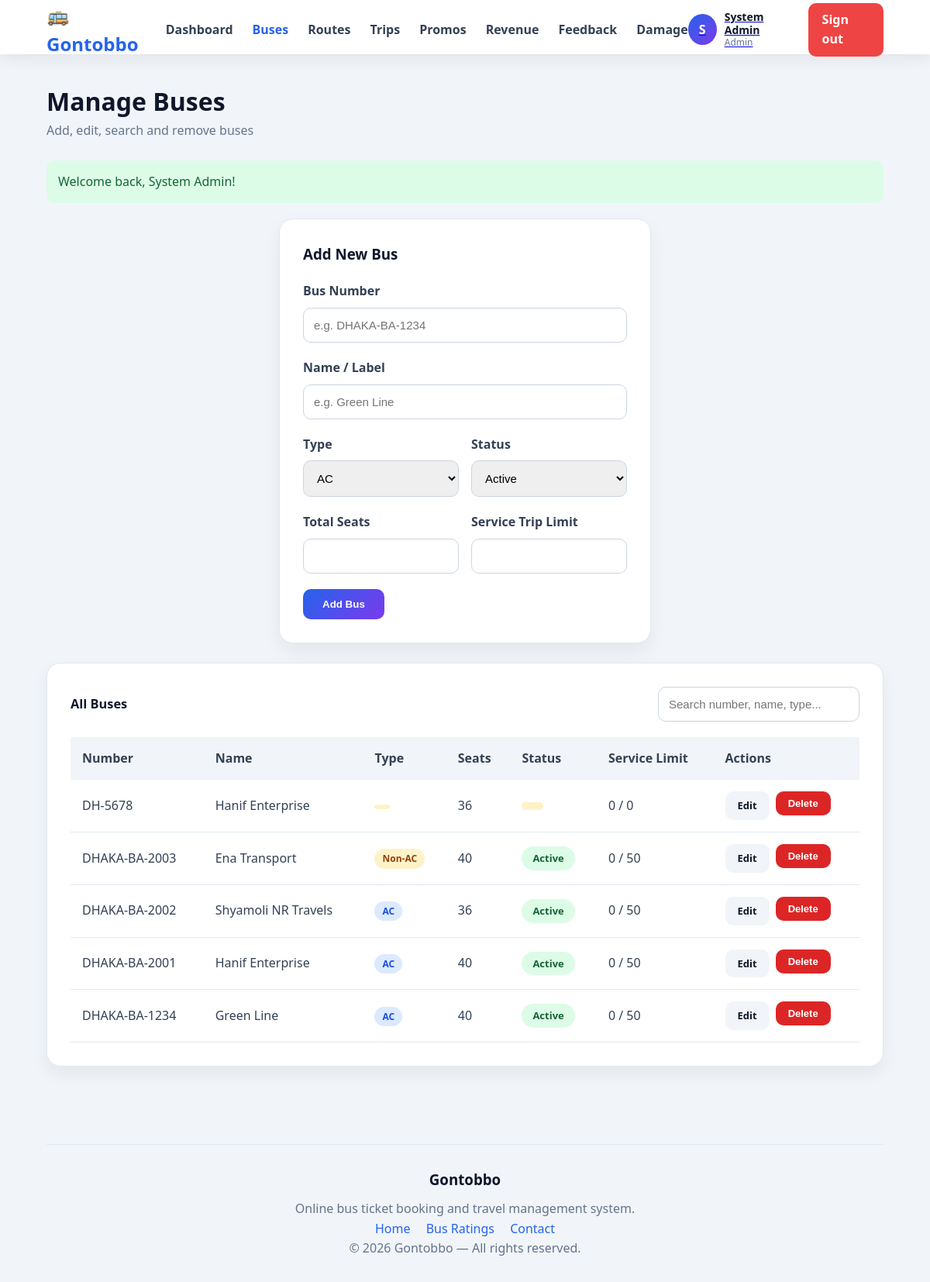
/index.php?page=admin&action=buses (signed in), run on an earlier commit of the app's database.
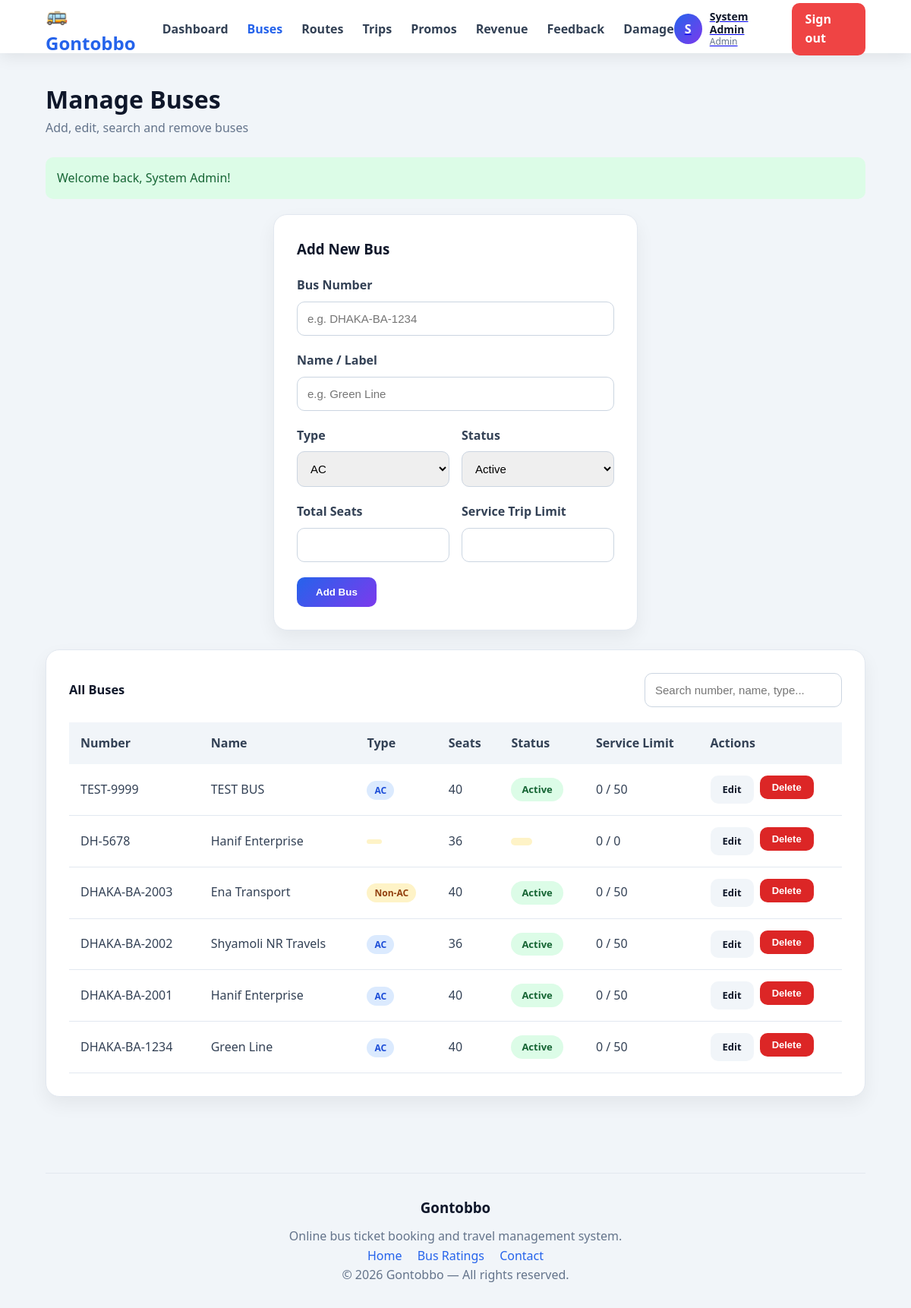
And on a later commit of the database.
### tables this page shows
CREATE TABLE `buses` (
  `bus_id` int(11) NOT NULL,
  `bus_number` varchar(30) DEFAULT NULL,
  `name` varchar(100) DEFAULT NULL,
  `type` enum('AC','Non-AC') DEFAULT NULL,
  `total_seats` int(11) DEFAULT NULL,
  `status` enum('active','maintenance') DEFAULT NULL,
  `service_trip_limit` int(11) DEFAULT NULL,
  `trips_since_service` int(11) DEFAULT 0
);

### helpers/helpers.php (called while the page is built, shortened)
<?php
function esc($value)
{
    return htmlspecialchars(
        (string) ($value ?? ''),
        ENT_QUOTES,
        'UTF-8'
    );
}
function clean_input($value)
{
    return trim(
        htmlspecialchars(
            (string) ($value ?? ''),
            ENT_QUOTES,
            'UTF-8'
        )
    );
}
function get_flash()
{
    $messages = $_SESSION['flash'] ?? [];
    return $messages;
}
function is_blank($value)
{
    return trim((string) $value) === '';
}

### models/bus_model.php (called while the page is built, shortened)
<?php
function get_buses($conn)
{
    $sql = "SELECT bus_id, bus_number, name, type, total_seats, status, service_trip_limit, trips_since_service
            FROM buses ORDER BY bus_id DESC";
    $res = mysqli_query($conn, $sql);
    return mysqli_fetch_all($res, MYSQLI_ASSOC);
}

### views/admin/buses.php (the view, shortened to what the changed rows need)
<?php require __DIR__ . '/../partials/header.php'; ?>
<section class="card card-narrow">
    <h3 class="card-title"><?= $editBus ? 'Edit Bus' : 'Add New Bus' ?></h3>
    <form method="post"
          action="index.php?page=admin&action=<?= $editBus ? 'updatebus' : 'addbus' ?>"
          novalidate>
    </form>
</section>
<section class="card">
    <div class="form-row-inline">
    </div>
    <?php if (empty($buses)): ?>
        <div class="empty-box"><p>No buses found.</p></div>
    <?php else: ?>
        <table class="data-table">
            <thead>
                <tr>
                    <th>Number</th>
                    <th>Name</th>
                    <th>Type</th>
                    <th>Seats</th>
                    <th>Status</th>
                    <th>Service Limit</th>
                    <th>Actions</th>
                </tr>
            </thead>
            <tbody>
                <?php foreach ($buses as $b): ?>
                    <tr>
                        <td><?= esc($b['bus_number']) ?></td>
                        <td><?= esc($b['name']) ?></td>
                        <td>
                            <span class="badge badge-<?= $b['type'] === 'AC' ? 'ac' : 'nonac' ?>">
                                <?= esc($b['type']) ?>
                            </span>
                        </td>
                        <td><?= (int) $b['total_seats'] ?></td>
                        <td>
                            <span class="pill pill-<?= $b['status'] === 'active' ? 'success' : 'warning' ?>">
                                <?= esc(ucfirst($b['status'])) ?>
                            </span>
                        </td>
                        <td><?= (int) $b['trips_since_service'] ?> / <?= (int) $b['service_trip_limit'] ?></td>
                        <td>
                            <div class="table-actions">
                                <a href="index.php?page=admin&action=buses&edit=<?= (int) $b['bus_id'] ?>"
                                   class="btn btn-ghost btn-small">Edit</a>
                                <form method="post" action="index.php?page=admin&action=deletebus"
                                      onsubmit="return confirm('Delete this bus?');" style="display:inline;">
                                    <button type="submit" class="btn btn-danger btn-small">Delete</button>
                                </form>
                            </div>
                        </td>
                    </tr>
                <?php endforeach; ?>
            </tbody>
        </table>
    <?php endif; ?>
</section>
<?php require __DIR__ . '/../partials/footer.php'; ?>

### views/partials/header.php (shortened to what the changed rows need)
<!DOCTYPE html>
<html lang="en">
<head>
    <link rel="stylesheet" href="assets/css/style.css?v=4">
</head>
<body class="app-body">
    <main class="main-content">
        <div class="page-header">
            <div>
                <h1 class="page-title"><?= $pageHeading ?? '' ?></h1>
            </div>
        </div>
        <?php foreach (get_flash() as $flash): ?>
            <div class="alert alert-<?= esc($flash['type']) ?>">
                <?= esc($flash['message']) ?>
            </div>
        <?php endforeach; ?>

What changed in the data, as far as the page shows it:
added buses: bus_number "TEST-9999", name "TEST BUS", type "AC", total_seats "40", status "Active", trips_since_service "0", service_trip_limit "50"
